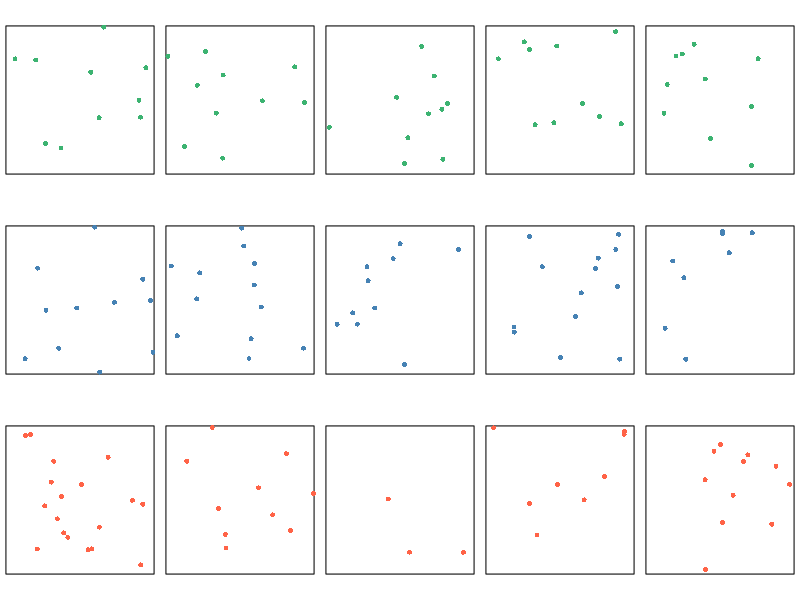
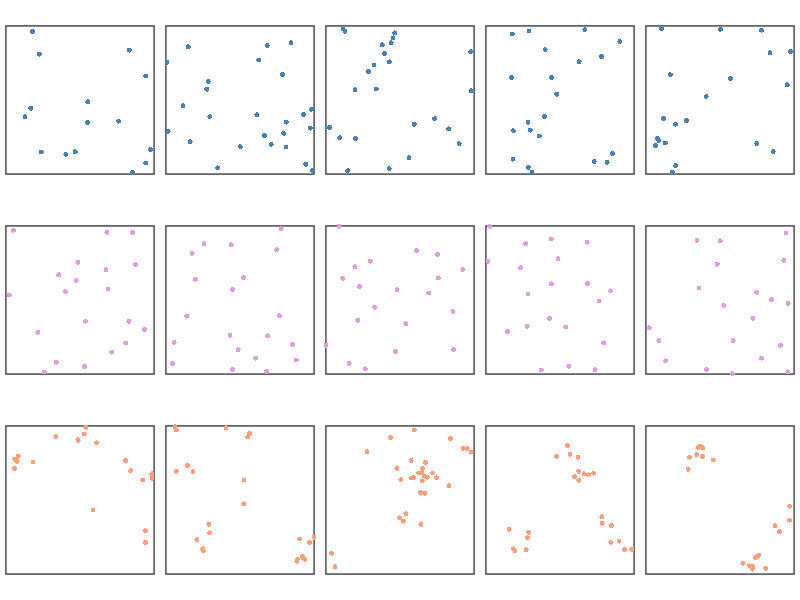
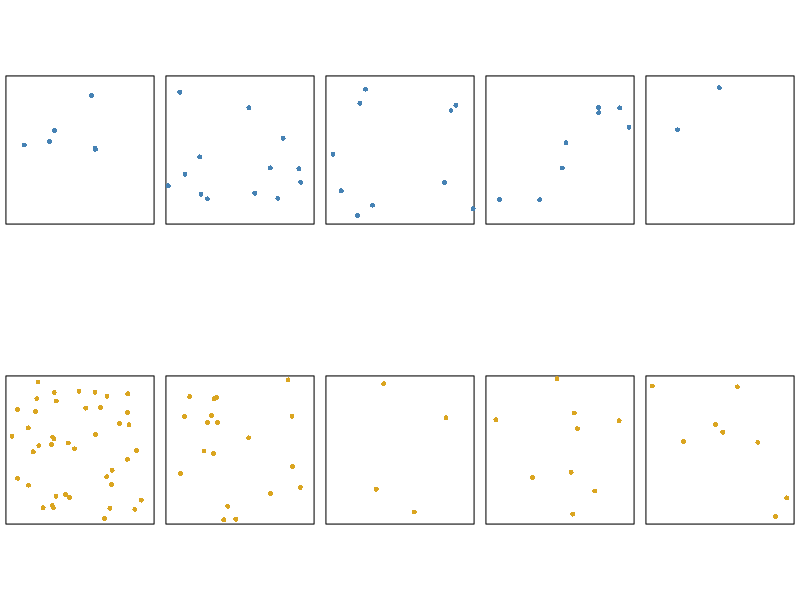
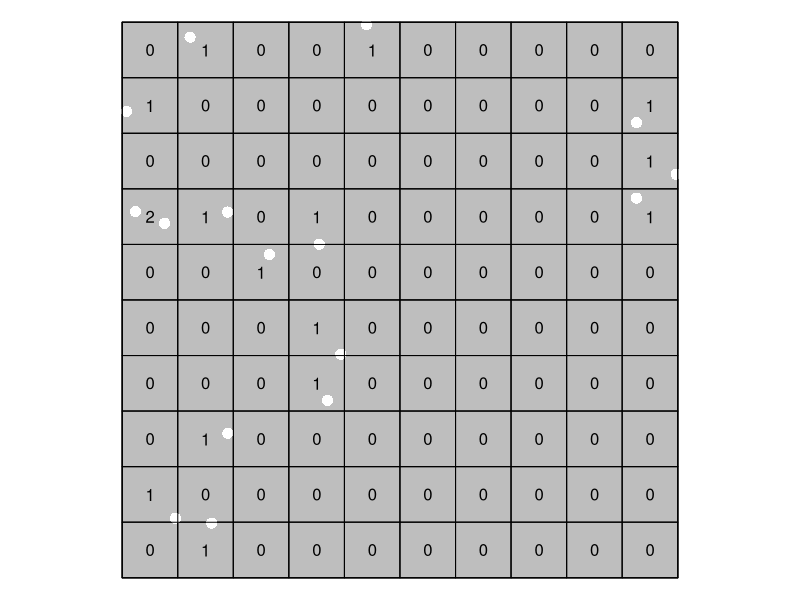

Reproduce these figures in R, in order.
library(spatstat)

path <- "C:/Users/lisak/OneDrive/PhD2.0/Coding/Simulations/spatstat/final_ex1/"

# binomial and poisson pp in unit square
set.seed(1)
pdf(paste0(path, "ex_pp.pdf"), height = 4, width = 7)
par(mfrow = c(3, 5), mar = c(0.5, 0, 0.5, 0))
for (i in 1:5) {
  plot(runifpoint(10), main  = "", pch = 16, cols = "mediumseagreen")
}
for (i in 1:5) {
  plot(rpoispp(10), main  = "", pch = 16, cols = "steelblue")
}
for (i in 1:5) {
  plot(rpoispp(function(x, y) 10 * (x + y)), main  = "", pch = 16,
    cols = "tomato")
}
dev.off()

# csr, regular and cluster pp in unit square
set.seed(2)
pdf(paste0(path, "ex_interaction.pdf"), height = 4, width = 7)
par(mfrow = c(3, 5), mar = c(0.5, 0, 0.5, 0))
for (i in 1:5) { # CSR
  plot(rpoispp(lambda = 20), main  = "", pch = 16, cols = "steelblue")
}
for (i in 1:5) { # simple sequential inhibition
  plot(rSSI(r = 0.1, n = 20), main  = "", pch = 16, cols = "plum")
}
for (i in 1:5) { # Matern cluster
  plot(rMatClust(kappa = 5, scale = 0.1, mu = 4), main  = "", pch = 16,
    cols = "lightsalmon")
}
dev.off()

# csr, mixed poisson pp in unit square
set.seed(3)
lambda_random <- vector()
pdf(paste0(path, "ex_mixed_pois.pdf"), height = 2.5, width = 7)
par(mfrow = c(2, 5), mar = c(0.5, 0, 0.5, 0))
for (i in 1:5) { # CSR
  plot(rpoispp(lambda = 10), main  = "", pch = 16, cols = "steelblue")
}
for (i in 1:5) { # mixed poisson
  lambda <- rexp(1, rate = 1 / 10)
  lambda_random <- c(lambda_random, lambda)
  plot(rpoispp(lambda), main  = "", pch = 16, cols = "goldenrod")
}
dev.off()
round(lambda_random, 2)

# grid of points
pp <- rpoispp(lambda = 20)
quad <- quadratcount(pp, nx = 10, ny = 10)
pdf(paste0(path, "binary_grid.pdf"), width = 3, height = 3)
par(mar = c(0, 0, 0, 0))
plot(quad, col = rep("gray", 100), do.col = TRUE, ribbon = FALSE, main = "")
plot(pp, pch = 16, cols = "white", add = TRUE, cex = 1.5)
plot(quad, add = TRUE, entries = rep("", 100))
plot(quad, show.tiles = FALSE, add = TRUE)
dev.off()
